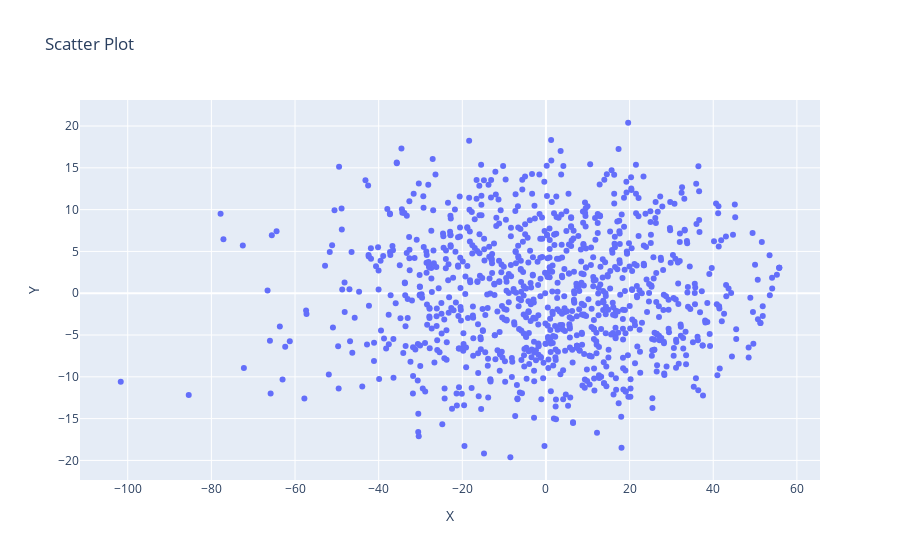

Notebook code for this chart:
### Code cell
df = pd.DataFrame(reduced_data, columns=['X', 'Y'])

# Create a scatter plot using Plotly
fig = px.scatter(df, x='X', y='Y', title='Scatter Plot')
fig.show()

### Figure 1 — Plotly figure (JSON) as saved in the notebook; plotly's stock layout.template omitted (floating-point values rounded to 4 significant figures; data arrays with more than 128 entries replaced by an {"elided": "..."} marker saying what was removed)
{"data": [{"hovertemplate": "X=%{x}<br>Y=%{y}<extra></extra>", "legendgroup": "", "marker": {"color": "#636efa", "symbol": "circle"}, "mode": "markers", "name": "", "orientation": "v", "showlegend": false, "type": "scatter", "x": {"elided": "1000 float values"}, "xaxis": "x", "y": {"elided": "1000 float values"}, "yaxis": "y"}], "layout": {"legend": {"tracegroupgap": 0}, "title": {"text": "Scatter Plot"}, "xaxis": {"anchor": "y", "domain": [0, 1], "title": {"text": "X"}}, "yaxis": {"anchor": "x", "domain": [0, 1], "title": {"text": "Y"}}}}
